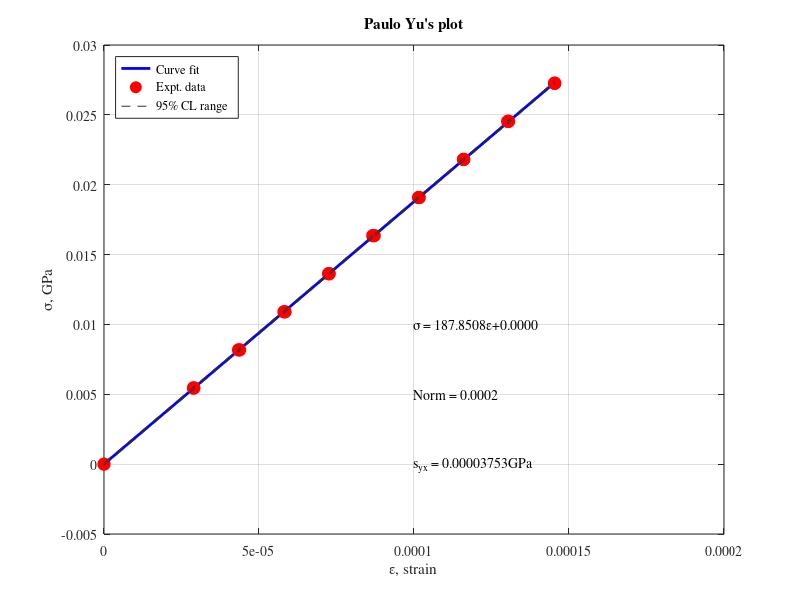

The MATLAB script that drew this image: (Note: this script raises an error after producing the figure.)
clear all
close all
clc

format long

mass = [0 0.4 0.4 0.6 0.6 0.8 0.8 1 1 1.2 1.2 1.4 1.4 1.6 1.6 1.8 1.8 2 2]; %Change to appropriate weight for experiment
unloadedweight = [2.1240 2.1264 2.1267 2.1277 2.1293 2.1299 2.1282 2.1291 2.1301 2.1305 2.1328 2.1330 2.1341 2.1341 2.1340 2.1341 2.1356 2.1347 2.1344];%Change to appropriate readout from DMM
loadedweight = [2.1240 2.2714 2.2714 2.3467 2.3467 2.4206 2.4206 2.4929 2.4929 2.5670 2.5670 2.6422 2.6422 2.7149 2.7149 2.7877 2.7877 2.8625 2.8625]; % Change to appropriate readout from DMM

L = 36/100; % length of beam using a tape measure
w = 1.499*(2.54/100); %width of the beam using a caliper
t = 0.2515*(2.54/100); %thickness of the beam using a micrometer
g = 9.8051; % gravitational constant (m/s)
GF = 2.012; % Gain Factor
G = 497.7538855; % gain using Rg = 101.66 ohm
Vi = 10; %Excitation Voltage

m = mass; % mass (kg)
dvo = abs(loadedweight-unloadedweight); %difference in voltage

%% Calculating Stress
stress = ((6*m*g*L)/(w*t^2))/(10^9); %Stress(MPa)

%% Calculating Strain
strain = ((2*dvo)/(Vi*G*GF));

t_nuP = 2.110; %Value read from t-student's table (19 data points)
plotTitle = 'Paulo Yu''s plot';
%%%% END OF USER INFORMATION %%%%%%%%%%%%%%%%%%%%%%%%%%%%%%%%%%%%%%%%%%%%%%
%%%%%%%%%%%%%%%%%%%%%%%%%%%%%%%%%%%%%%%%%%%%%%%%%%%%%%%%%%%%%%%%%%%%%%%%%%%
[p,s] = polyfit(strain,stress,1); % Curve fitting data with 1st order fit
xfit = strain;% Generating x-data for curve fitting
yfit = polyval(p,xfit);
nu = s.df; %Getting degree of freedom for the curve fit
norm = s.normr; % Getting the norm of the curve fitting
syx = norm/sqrt(nu);

% Generating figure with specific size
figure(1)
set(gcf,'unit','inches','position',[0.50 0.50 6.50 3.50],...
    'defaultaxesfontsize',10,'defaultaxesfontname','times');
% Plotting data
plot(xfit,yfit,'b-','linewidth',2); hold on
plot(strain,stress,'ro','markersize',9,'markerfacecolor','r')
xlabel('\epsilon, strain')
ylabel('\sigma, GPa')
grid on
% Now adding 95% confidence level in the plot
y_cl_low = yfit - t_nuP*syx; % Using regression analysis
y_cl_up  = yfit + t_nuP*syx;
plot(xfit,y_cl_low,'--','color',[0.2 0.2 0.2],'HandleVisibility','off');
plot(xfit,y_cl_up,'--','color',[0.2 0.2 0.2]);

legend('Curve fit','Expt. data','95% CL range','location','Northwest')
title(plotTitle)
text(1e-4,0.01,sprintf('%s = %3.4f%s+%3.4f','\sigma',p(1),'\epsilon',p(2)),'Fontname','times')
text(1e-4,0.005,sprintf('Norm = %3.4f',s.normr),'Fontname','times')
text(1e-4,0,sprintf('s_{yx} = %3.8f%s',syx,'GPa'),'Fontname','times') 

%% UNCERTAINTY
%Derivatives
syms m g L Vi G GF w t dvo
E = (3*m*g*L*Vi*G*GF)/(w*t^2*dvo);
u_m = diff(E,m);
u_g = diff(E,g);
u_L = diff(E,L);
u_Vi = diff(E,Vi);
u_G = diff(E,G);
u_GF = diff(E,GF);
u_w = diff(E,w);
u_t = diff(E,t);
u_dvo = diff(E,dvo);

%% Uncertainties Values
u_xm = .0108; %uncertainty in mass (kg)
u_xg = 0.000014; %uncertainty in gravity(m/s^2) 
u_xL = 0.0005; %uncertainty in length (m)
u_xw = 0.0000127; %uncertainty in width (m)
u_xt = 0.00000127; %uncertainty in thickness (m)
u_xGF = 0.01*2.012; %uncertainty in gain factor
u_xG = 0.002*497.7538855; %uncertainty in gain (0.2% TYP uncertainty based on AD622 spec sheet)
u_xVi =0.0005; %uncertainty in excitation voltage (V)
u_xdvo = 0.0005; %uncertainty in dvo (V)

u = [u_xm u_xg u_xL u_xw u_xt u_xGF u_xG u_xVi u_xdvo];
%% Subs
old = [m g L w t GF G Vi dvo];
new = [1.08 9.8051 0.3600 0.0380746 0.0063881 2.012 497.7538855 10 0.435941111111111];

U_m = (double(subs(u_m,old,new))*u_xm)/(10^9);
U_g = (double(subs(u_g,old,new))*u_xg)/(10^9);
U_L = (double(subs(u_L,old,new))*u_xL)/(10^9);
U_w = (double(subs(u_w,old,new))*u_xw)/(10^9);
U_t = (double(subs(u_t,old,new))*u_xt)/(10^9);
U_GF = (double(subs(u_GF,old,new))*u_xGF)/(10^9);
U_G = (double(subs(u_G,old,new))*u_xG)/(10^9);
U_Vi = (double(subs(u_Vi,old,new))*u_xVi)/(10^9);
U_dvo = (double(subs(u_dvo,old,new))*u_xdvo)/(10^9);

U = [U_m U_g U_L U_w U_t U_GF U_G U_Vi U_dvo];
%% Calculate Total Uncertainty using Propagation of Error
U_es = sqrt(U_m^2 + U_g^2 + U_L^2 + U_w^2 + U_t^2 + U_GF^2 + U_G^2 + U_Vi^2 + U_dvo^2)

%% Calculate Uncertainty in slope
xbar = mean(strain); % calculate mean strain
den = sum((strain - xbar).^2); 
sa1 = syx*sqrt(1/den) % uncertainty in Young's modulus
